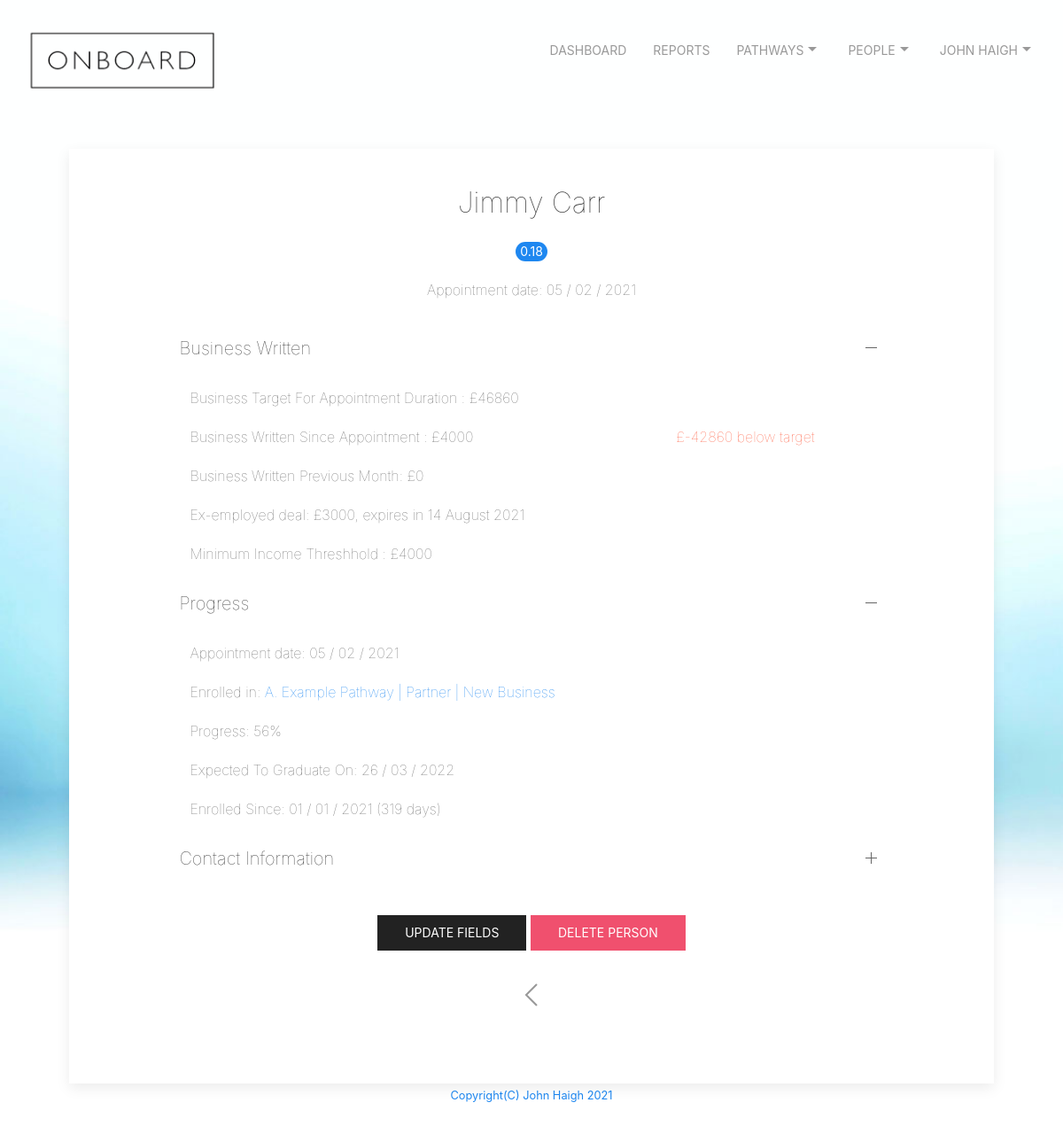
Before: /viewperson?name=jimmy@test.com (signed in) with the older database file.
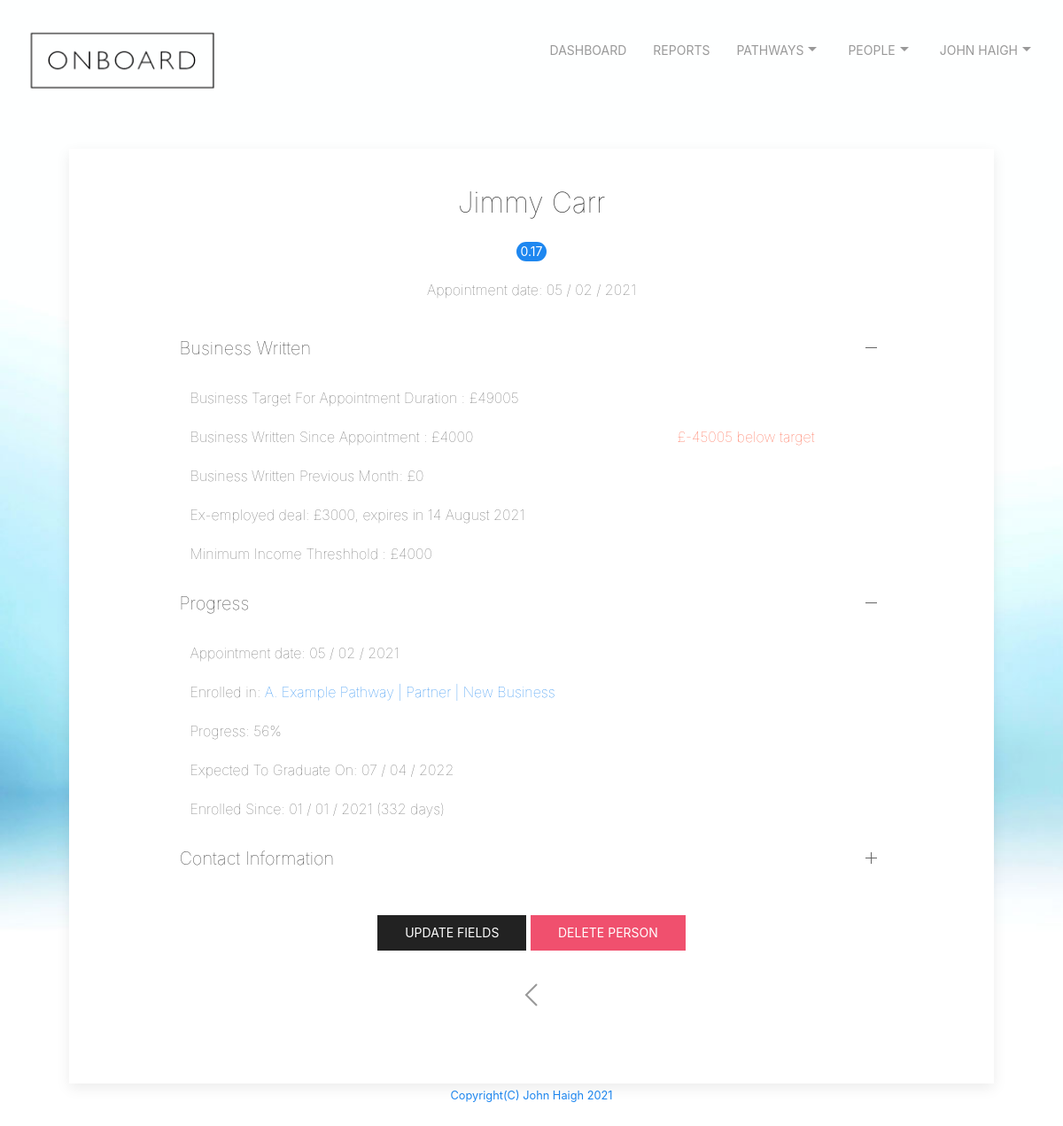
After: the same page with the newer database file.
### tables this page shows
CREATE TABLE "people" (
	"id"	integer NOT NULL,
	"firstname"	text NOT NULL,
	"lastname"	text NOT NULL,
	"mobile"	text NOT NULL,
	"email"	text NOT NULL,
	"pdm"	text NOT NULL,
	"bam"	text,
	"pathwayEnrolled"	text,
	"pathwayEnrolledDate"	text,
	"pathwayEnrolledPosition"	text,
	"pathwayEnrolledProgress"	integer,
	"pathwayEnrolledPositionDate"	text,
	"history"	text,
	"exEmployedDeal"	text,
	"exEmployedDealExpiry"	text,
	"businessWrittenPreviousMonth"	integer,
	"businessWrittenYearToDate"	integer,
	"daysinpathway"	integer,
	"estcompletion"	text,
	"score"	int,
	"minincome"	int,
	"practice"	text,
	"dateappointed"	text,
	"dayssinceappointment"	int,
	"appointed"	int,
	"region"	int,
	"completed"	INTEGER,
	PRIMARY KEY("id")
);

### app.py (the view)
@app.route("/viewperson", methods=["GET", "POST"])
@login_required
def viewperson():
    if request.method == "GET":
        db = SQL("sqlite:///onboard.db")
        info = db.execute("SELECT * FROM users WHERE id = ?", session["user_id"])
        username = info[0]['email']
        firstname = info[0]['firstname']
        lastname = info[0]['lastname']
        personemail = request.args.get('name')
        fullname = firstname + ' ' + lastname
        rows = db.execute("SELECT DISTINCT * FROM people WHERE email = ?", personemail)
        if rows[0]['appointed'] == 1:
            targetnumber = int(rows[0]['dayssinceappointment']) * 165
            resultnumber = int(rows[0]['businessWrittenYearToDate']) - targetnumber
            if resultnumber < 0:
                resultstring = '£'+str(resultnumber) + ' below target'
                style = 'red'
            else:
                resultstring = '+£'+str(resultnumber) + ' above target'
                style = 'green'
            return render_template("viewperson.html", FullName = fullname, rows = rows, targetnumber = targetnumber, result = resultstring, style = style)
        else:
            return render_template("viewperson.html", FullName = fullname, rows = rows)

### app.py (called while the page is built)
@app.after_request
def after_request(response):
    response.headers["Cache-Control"] = "no-cache, no-store, must-revalidate"
    response.headers["Expires"] = 0
    response.headers["Pragma"] = "no-cache"
    return response

def login_required(f):
    @wraps(f)
    def decorated_function(*args, **kwargs):
        if session.get("user_id") is None:
            return redirect("/login")
        return f(*args, **kwargs)
    return decorated_function

### templates/viewperson.html (shortened to what this page needs)
{% extends "layout.html" %}
{% block main %}
<div class="uk-card uk-card-default uk-card-small">
  <div class="uk-card-body" id="width">
    <div class="uk-text-center uk-card-body">
      <h2 class="uk-text uk-text-lighter">{{ rows[0]["firstname"] }} {{ rows[0]['lastname'] }}</h2>
      {% if rows[0]['appointed'] == 1 %}
      <span class="uk-badge uk-badge-success">{{rows[0]['score']}}</span>
        <p class="uk-text uk-text-lighter">Appointment date: {{rows[0]['dateappointed']}}</p>
      {% endif %}
    </div>
    <ul uk-accordion="multiple: true">
      <li class="uk-open">
          <a class="uk-accordion-title uk-text uk-text-lighter" href="#">Business Written</a>
          <div class="uk-accordion-content">
            <table class="uk-table uk-table-small uk-text uk-text-lighter">
              {% if rows[0]['appointed'] == 1 %}
              <tr><td >Business Target For Appointment Duration : £{{targetnumber}}</td></tr>
              <tr><td {{style}}>Business Written Since Appointment : £{{ rows[0]['businessWrittenYearToDate'] }}   <td id="{{style}}">{{result}}</td></tr>
              <tr><td>Business Written Previous Month: £{{ rows[0]['businessWrittenPreviousMonth'] }} </td></tr>
              {% endif %}
              <tr><td>Ex-employed deal: £{{ rows[0]['exEmployedDeal'] }}, expires in {{ rows[0]['exEmployedDealExpiry'] }} </td></tr>
              <tr><td>Minimum Income Threshhold : £{{ rows[0]['minincome'] }} </td></tr>
              </table>
          </div>
      </li>
      {% if rows[0]['appointed'] == 1 %}
      <li class="uk-open">
          <a class="uk-accordion-title uk-text uk-text-lighter" href="#">Progress</a>
          <div class="uk-accordion-content">
            <table class="uk-table uk-table-small uk-text uk-text-lighter">
              <tr><td>Appointment date: {{rows[0]['dateappointed']}}</td></tr>
              <tr><td>Enrolled in: <a href="/progress?name={{rows[0]["email"]}}&pathway={{rows[0]['pathwayEnrolled']}}">{{rows[0]['pathwayEnrolled']}}</a></td></tr>
              <tr><td>Progress: {{rows[0]['pathwayEnrolledProgress']}}%</td></tr>
              <tr><td>Expected To Graduate On: {{rows[0]['estcompletion']}}</td></tr>
              <tr><td>Enrolled Since: {{rows[0]['pathwayEnrolledDate']}} ({{rows[0]['daysinpathway']}} days)</td><tr>
              </table>
          </div>
      </li>
      {% endif %}
        <li>
            <a class="uk-accordion-title uk-text uk-text-lighter" href="#">Contact Information</a>
        </li>
    </ul>
        <div id="center">
          <a class="uk-button uk-button-secondary" href="/updatefields?name={{rows[0]['email']}}">Update Fields</a>   <a class="uk-button uk-button-danger" href="/delete?id=person&name={{rows[0]['email']}}"onclick="return confirm('Are you sure you want to delete this person?\r\rThis cannot be undone.')">Delete Person</a>
        <div id="center">
          <a href="/people" class="uk-icon-link" uk-icon="icon: chevron-left;ratio: 2"></a>
        </div>
        </div>
    </div>
  </div>
  {% endblock %}

Changed rows visible on the page:
changed people "Jimmy": score "0.18" → "0.17"; estcompletion "26 / 03 / 2022" → "07 / 04 / 2022"; daysinpathway "319" → "332"
Other visible differences:
{{ targetnumber }}: "46860" → "49005"
{{ result }}: "£-42860 below target" → "£-45005 below target"
